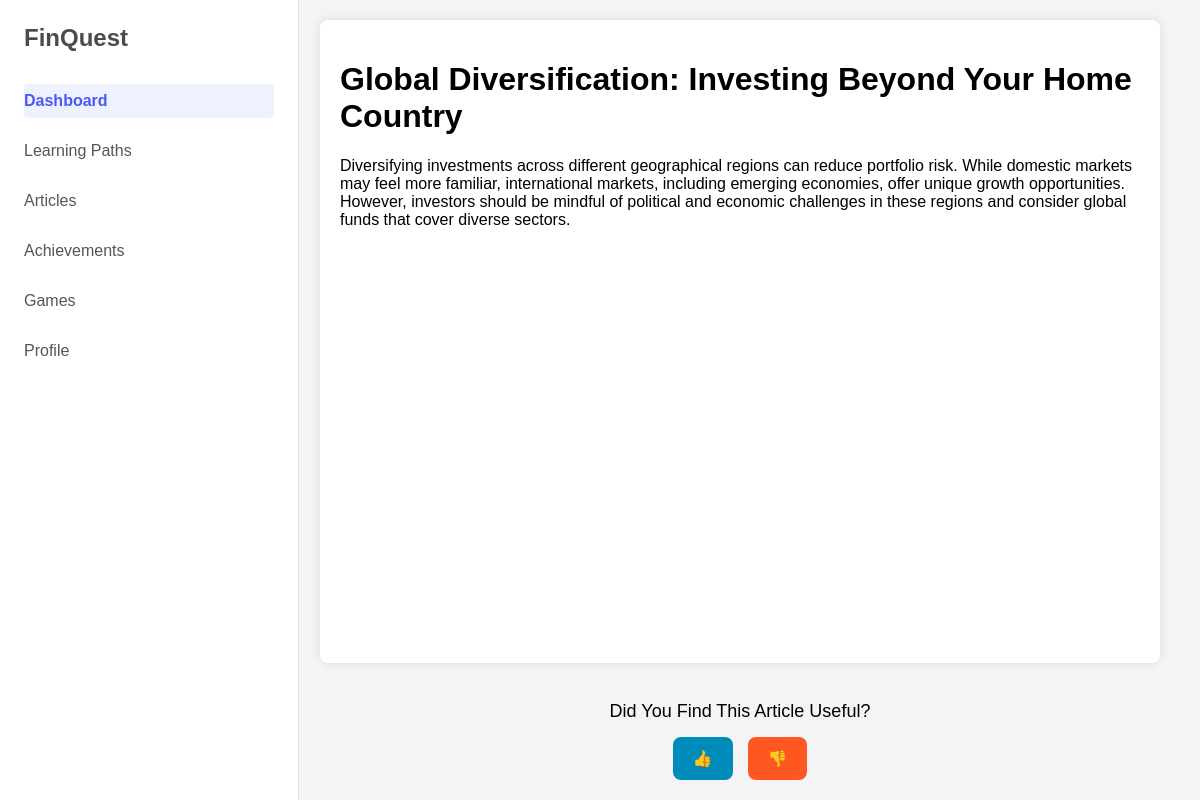
Page /article/2 (signed in) on the committed database.
### Model/db.py (models this page shows)
class Article(db.Model):
    id = db.Column(db.Integer, primary_key=True)
    title = db.Column(db.String(200), nullable=False)
    content = db.Column(db.Text, nullable=False)
    risk_level = db.Column(db.Integer, nullable=False)
    exp =db.Column(db.Integer,nullable = False)
    interactions = db.relationship('ArticleInteraction', back_populates='article', lazy=True)

### app.py (the view)
@app.route('/article/<int:article_id>')
def view_article(article_id):
    article = Article.query.get_or_404(article_id)
    user =get_logged_in_user()
    user_interaction = None
    if user:
        user_interaction = ArticleInteraction.query.filter_by(user_id=user.id, article_id=article_id).first()
    return render_template("User/article_detail.html", article=article, user_interaction=user_interaction)

### app.py (called while the page is built)
def get_logged_in_user():
    if "userid" not in session:
        return redirect(url_for("login"))
    return User.query.get(session["userid"])

### Templates/User/article_detail.html (shortened to what this page needs)
<!DOCTYPE html>
<html lang="en">
<head>
</head>
<body>
    <div class="sidebar">
        <div class="brand">FinQuest</div>
        <nav>
          <ul>
            <li class="active"><a href="/home">Dashboard</a></li>
            <li><a href="/learningpaths">Learning Paths</a></li>
            <li><a href="/articles">Articles</a></li>
            <li><a href="/achievements">Achievements</a></li>
            <li><a href="/games">Games</a></li>
            <li><a href="/profile">Profile</a></li>
          </ul>
        </nav>
    </div>
    <div class="main-content">
        <div class="container">
            <h1>{{ article.title }}</h1>
            <p>{{ article.content }}</p>
        </div>
        <div class="footer">
            <p>Did You Find This Article Useful?</p>
            <div class="buttons">
                <form action="{{ url_for('like_article', article_id=article.id) }}" method="POST">
                    <button type="submit" class="like">👍</button>
                </form>
                <form action="{{ url_for('dislike_article', article_id=article.id) }}" method="POST">
                    <button type="submit" class="dislike">👎</button>
                </form>
            </div>
        </div>
    </div>
</body>
</html>

### Templates/User/article_detail.html (style rules this page uses)
body { font-family: Arial, sans-serif; margin: 0; padding: 0; background-color: #f4f4f4; display: flex; min-height: 100vh; }
.sidebar { width: 250px; background-color: #fff; border-right: 1px solid #e1e1e1; padding: 1.5rem; height: 100vh; position: fixed; top: 0; left: 0; overflow-y: auto; }
.sidebar .brand { font-size: 1.5rem; font-weight: 600; margin-bottom: 2rem; color: #4b4b4b; }
.sidebar nav ul { list-style: none; padding: 0; }
.sidebar nav ul li { margin-bottom: 1rem; }
.sidebar nav ul li a { text-decoration: none; color: #555; font-size: 1rem; padding: 0.5rem 0; display: block; border-radius: 4px; transition: background-color 0.2s; }
.sidebar nav ul li.active a { background-color: #eef2ff; color: #4b59f7; font-weight: 600; }
.main-content { margin-left: 280px; flex: 1; padding: 20px; display: flex; flex-direction: column; align-items: center; }
.container { max-width: 800px; background: white; padding: 20px; border-radius: 8px; box-shadow: 0px 0px 10px rgba(0, 0, 0, 0.1); flex: 1; width: 100%; }
.footer { text-align: center; margin-top: auto; padding-top: 20px; }
.footer p { font-size: 18px; margin-bottom: 15px; }
.buttons { display: flex; justify-content: center; gap: 15px; }
button { padding: 12px 20px; font-size: 16px; border: none; cursor: pointer; border-radius: 8px; display: flex; align-items: center; gap: 8px; font-weight: bold; transition: background 0.3s ease; }
.like { background-color: #008CBA; color: white; }
.dislike { background-color: #FF5722; color: white; }

### rows in the picture
Article: title "Global Diversification: Investing Beyond Your Home Country", content "Diversifying investments across different geographical regions can reduce portfolio risk. While domestic markets may feel more familiar, international markets, including emerging economies, offer unique growth opportunities. However, investors should be mindful of political and economic challenges in these regions and consider global funds that cover diverse sectors."
